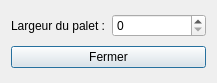
<?xml version="1.0" encoding="UTF-8"?>
<ui version="4.0">
 <class>ParametresDialog</class>
 <widget class="QDialog" name="ParametresDialog">
  <property name="geometry">
   <rect>
    <x>0</x>
    <y>0</y>
    <width>217</width>
    <height>83</height>
   </rect>
  </property>
  <property name="windowTitle">
   <string>Dialog</string>
  </property>
  <layout class="QHBoxLayout" name="horizontalLayout_2">
   <item>
    <layout class="QVBoxLayout" name="verticalLayout">
     <item>
      <layout class="QHBoxLayout" name="horizontalLayout">
       <item>
        <widget class="QLabel" name="label">
         <property name="text">
          <string>Largeur du palet :</string>
         </property>
        </widget>
       </item>
       <item>
        <widget class="QSpinBox" name="spinBox"/>
       </item>
      </layout>
     </item>
     <item>
      <widget class="QPushButton" name="pushButton">
       <property name="text">
        <string>Fermer</string>
       </property>
      </widget>
     </item>
    </layout>
   </item>
  </layout>
 </widget>
 <resources/>
 <connections>
  <connection>
   <sender>pushButton</sender>
   <signal>clicked()</signal>
   <receiver>ParametresDialog</receiver>
   <slot>accept()</slot>
   <hints>
    <hint type="sourcelabel">
     <x>88</x>
     <y>55</y>
    </hint>
    <hint type="destinationlabel">
     <x>68</x>
     <y>78</y>
    </hint>
   </hints>
  </connection>
 </connections>
</ui>
